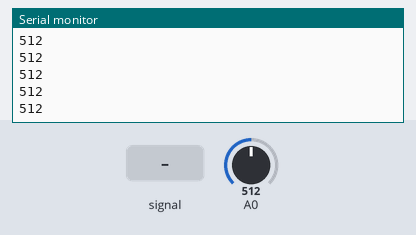
A sketch run on a simulated Arduino Uno, built with avr-gcc and run on an emulated ATmega328P. Shown: the last lines printed to the serial monitor. Inputs (shaded band) come from the test bench; at power-on: A0 = 512.

Above: at 1.2 s.
1.3 s: A0 fed a 200 Hz sine of ±81 counts around its level
At 2.4 s:
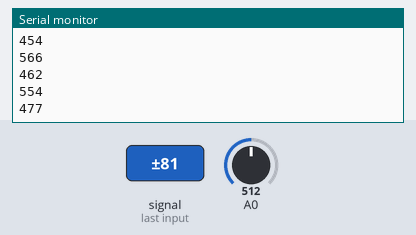
2.8 s: A0 set to 716
At 3.6 s:
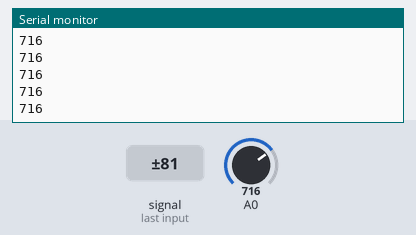
4.3 s: A0 fed a 1000 Hz sine of ±255 counts around its level
5.8 s: A0 set to 900
Timing chart, 0 to 5.9 s (numbered marks = the images above; inputs shaded):
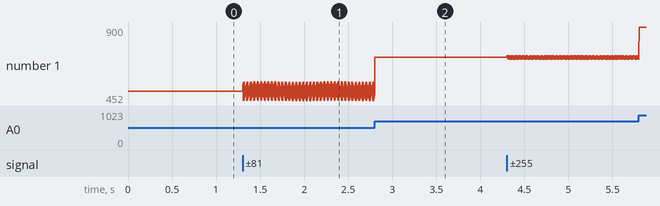

Measured:
- after the input at 1.3 s, the serial monitor: prints a new line at once (image 1)
- plotted number 1: 512 → 487 after the input at 1.3 s, 703 → 900 after the input at 5.8 s

The sketch:

arducode.ino
```cpp
void setup() {
  Serial.begin(115200);
  // Ускоряем АЦП в 4 раза
  ADCSRA = (1 << ADEN) | (1 << ADPS2);  // Делитель 16 вместо 128
}

void loop() {
  // Чтение антенны с усреднением для стабильности
  long sum = 0;
  for (int i = 0; i < 32; i++) {
    sum += analogRead(A0);
    delayMicroseconds(50);  // 20 кГц семплирование
  }
  int signal = sum / 32;

  // Отправка сырого сигнала
  Serial.println(signal);
}
```
